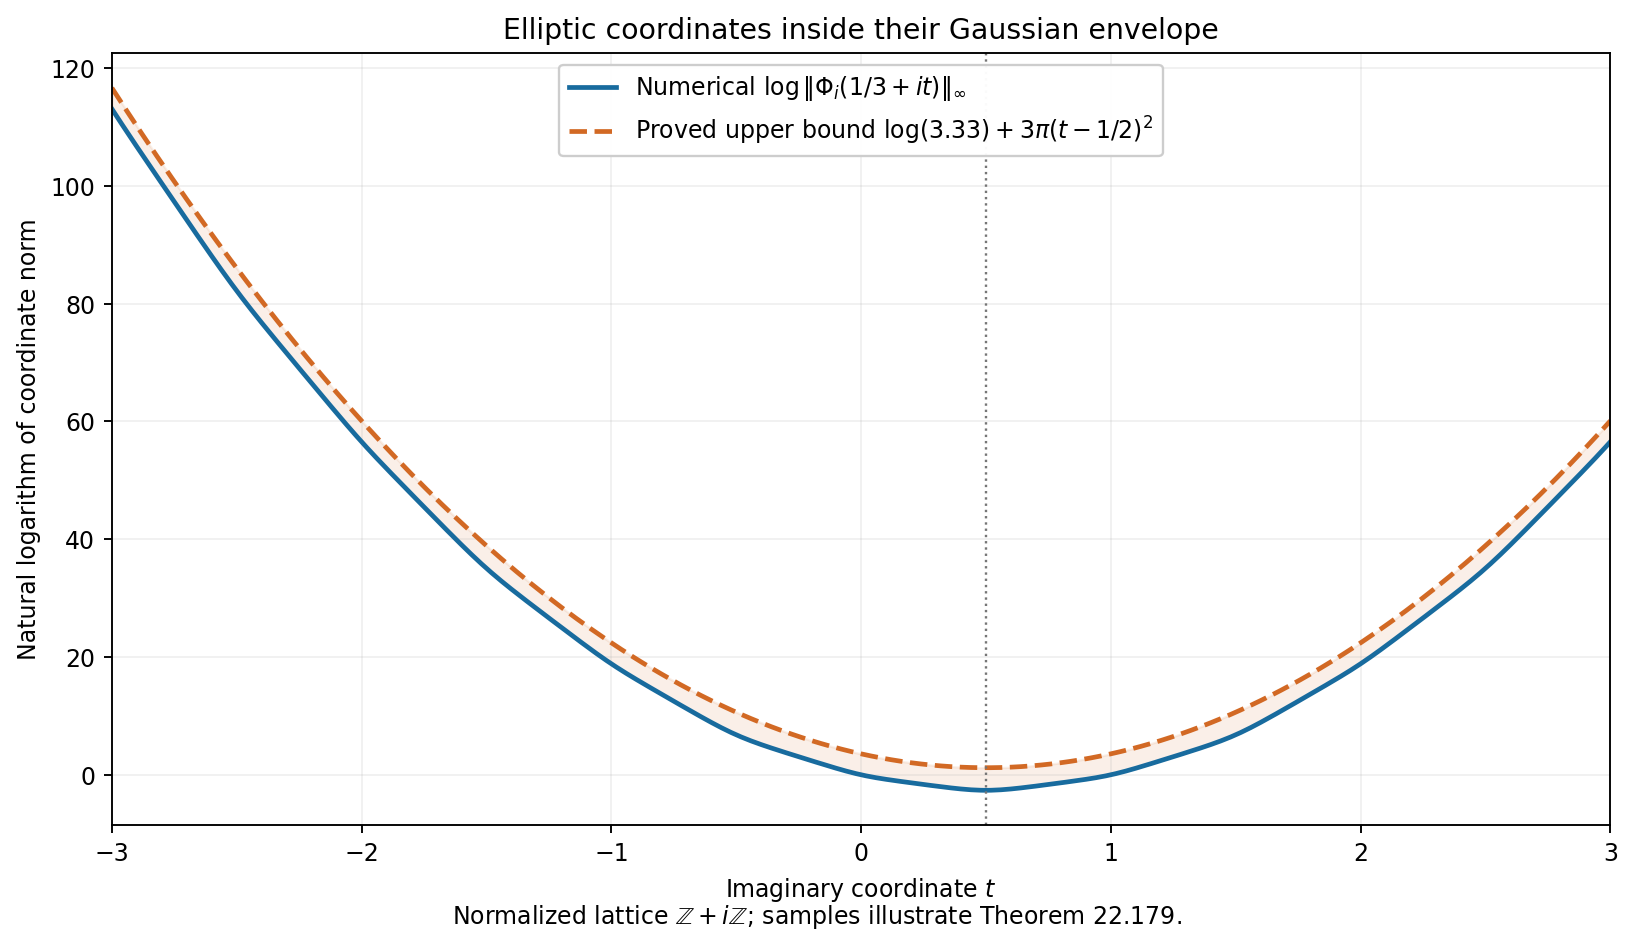

Recreate this plot in Python.
"""Reproduce Figure22.13. Numerical samples illustrate a proved bound."""
from pathlib import Path
import importlib.util
import mpmath as mp
import numpy as np
import matplotlib
matplotlib.use('Agg')
import matplotlib.pyplot as plt

root=Path(__file__).parent
spec=importlib.util.spec_from_file_location('elliptic_growth_check',root/'elliptic-explicit-growth-check.py')
module=importlib.util.module_from_spec(spec)
spec.loader.exec_module(module)
mp.mp.dps=60
times=np.linspace(-3,3,301)
actual=[]
for t in times:
    # Evaluate only in a fundamental cell, then apply exact scalar automorphy.
    n=int(np.floor(t+0.5)); t0=mp.mpf(str(t))-n
    z0=mp.mpf(1)/3+1j*t0
    phi,_,wp,wpp=module.elliptic_values(1j,z0,terms=60)
    M=2*n*t0+n*n-n
    actual.append(float(3*mp.log(abs(phi))+mp.log(max(1,abs(wp),abs(wpp)))+3*mp.pi*M))
upper=np.log(3.33)+3*np.pi*(times-0.5)**2
assert np.all(np.asarray(actual)<=upper)
fig,ax=plt.subplots(figsize=(9.5,5.3),layout='constrained')
ax.plot(times,actual,color='#186b9e',linewidth=2,label=r'Numerical $\log\|\Phi_i(1/3+it)\|_\infty$')
ax.plot(times,upper,color='#d26924',linewidth=2,linestyle='--',label=r'Proved upper bound $\log(3.33)+3\pi(t-1/2)^2$')
ax.fill_between(times,actual,upper,color='#d26924',alpha=.10)
ax.axvline(.5,color='#767676',linewidth=1,linestyle=':')
ax.set(xlabel=r'Imaginary coordinate $t$',ylabel='Natural logarithm of coordinate norm',
       title='Elliptic coordinates inside their Gaussian envelope',xlim=(-3,3))
ax.grid(alpha=.18)
ax.legend(loc='upper center',fontsize=10,framealpha=.97)
fig.text(.5,-.015,r'Normalized lattice $\mathbb{Z}+i\mathbb{Z}$; samples illustrate Theorem 22.179.',ha='center',fontsize=10)
fig.savefig(root/'elliptic-growth-envelope.png',dpi=170,bbox_inches='tight')
plt.close(fig)
print('Figure22.13: 301 illustrative samples; saved elliptic-growth-envelope.png')
